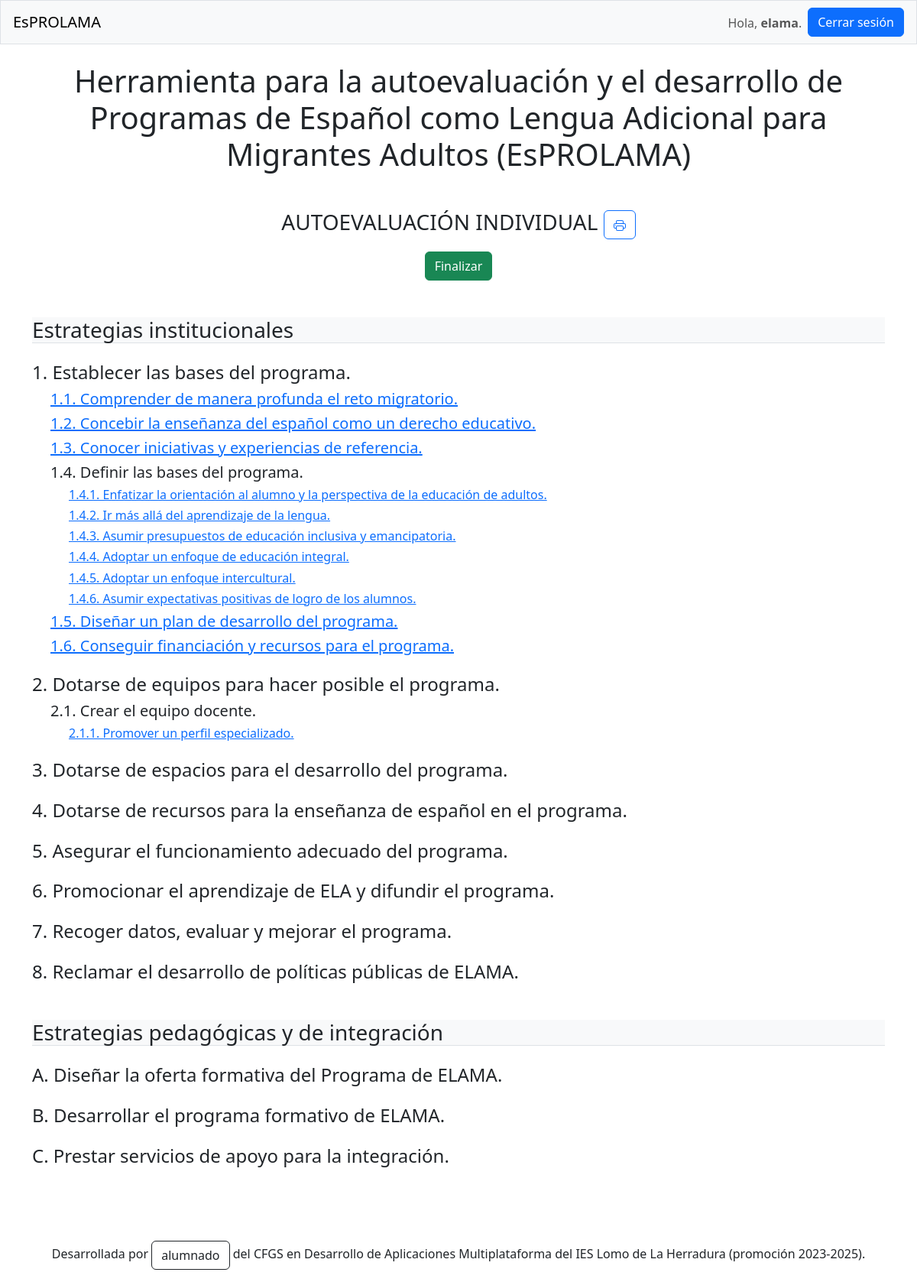
Screenshot of /individual/1/ (signed in) with the database file from the repository.
### elama/models.py (models this page shows)
class Estrategia(models.Model):
    titulo = models.CharField(max_length=200)
    def __str__(self):
        return self.titulo

class Principio(models.Model):
    estrategia = models.ForeignKey(Estrategia, on_delete=models.CASCADE)
    titulo = models.CharField(max_length=200)
    def __str__(self):
        return self.titulo

class Descriptor(models.Model):
    principio = models.ForeignKey(Principio, on_delete=models.CASCADE)
    titulo = models.CharField(max_length=200)
    contenido_html = models.TextField(blank=True, null=True)
    descriptor_padre = models.ForeignKey('self', on_delete=models.CASCADE, blank=True, null=True)
    class Meta:
        verbose_name_plural = 'descriptores'
    def __str__(self):
        return self.titulo

### elama/views.py (the view)
# urls.py: path('individual/<int:id_autoevaluacion>/', views.individual, name='individual'),
@login_required
def individual(request, id_autoevaluacion):
    estrategias = Estrategia.objects.order_by('titulo')
    principios = Principio.objects.order_by('titulo')
    descriptores = Descriptor.objects.order_by('titulo')
    autoevaluacion = Autoevaluacion.objects.get(pk=id_autoevaluacion)
    volcados_autoevaluacion = Volcado.objects.filter(autoevaluacion__id=id_autoevaluacion).values_list('descriptor')
    v_a = [id[0] for id in volcados_autoevaluacion]
    context = {'estrategias': estrategias, 'principios': principios, 'descriptores': descriptores,
               'autoevaluacion': autoevaluacion, 'volcados_autoevaluacion': v_a}
    return render(request, 'elama/individual.html', context)

### elama/templates/elama/individual.html (shortened to what this page needs)
{% extends "elama/base.html"  %}
{% load django_bootstrap5 %}
{% block content %}
    <h1 class="text-center">
        Herramienta para la autoevaluación y el desarrollo de Programas de Español como Lengua Adicional para
        Migrantes Adultos (EsPROLAMA)
    </h1>
    <h3 class="mt-5 text-center">
        AUTOEVALUACIÓN INDIVIDUAL
        <a href="" class="btn btn-outline-primary">
        </a>
    </h3>
    {% if autoevaluacion.finalizada %}
        <h6 class="text-center text-danger">FINALIZADA</h6>
    {% else %}
        <p class="text-center">
            <a class="btn btn-success mt-2 {% if autoevaluacion.finalizada %} disabled {% endif %}"
               href="" data-bs-toggle="modal" data-bs-target="#finalizarModal">Finalizar</a>
        </p>
    {% endif %}
    {% for e in estrategias %}
        <h3 class="bg-light border-bottom mt-5">{{ e }}</h3>
        {% for p in principios %}
            {% if p.estrategia.id == e.id %}
                <h4 class="mt-4">{{ p }}</h4>
                {% for d in descriptores %}
                    {% if d.principio.id == p.id %}
                        {% if not d.descriptor_padre %}
                            <h5 class="mt-2 ps-4">
                                {% if d.contenido_html %}
                                    <a href="{% url 'elama:volcar-autoevaluacion' autoevaluacion.id d.id %}">{{ d }}</a>
                                {% else %}
                                    {{ d }}
                                {% endif %}
                            </h5>
                        {% else %}
                            <h6 class="mt-2 ps-5">
                                {% if d.contenido_html %}
                                    <a href="{% url 'elama:volcar-autoevaluacion' autoevaluacion.id d.id %}">{{ d }}</a>
                                {% else %}
                                    {{ d }}
                                {% endif %}
                            </h6>
                        {% endif %}
                    {% endif %}
                {% endfor %}
            {% endif %}
        {% endfor %}
    {% endfor %}
{% endblock content %}

### elama/templates/elama/base.html (shortened to what this page needs)
{% load django_bootstrap5 %}
<!DOCTYPE html>
<html lang="en">
    <head>
        {% bootstrap_css %}
    </head>
    <body>
        <nav class="navbar navbar-expand-md navbar-light bg-light px-3 mb-4 border">
            {% if user.is_authenticated %}
                <a class="navbar-brand" href="{% url 'elama:main' %}">EsPROLAMA</a>
            {% else %}
                <a class="navbar-brand" href="{% url 'elama:login' %}">EsPROLAMA</a>
            {% endif %}
            <div class="collapse navbar-collapse" id="navbarCollapse">
                <ul class="navbar-nav ms-auto">
                    {% if user.is_authenticated %}
                        <li class="nav-item mt-2">
                            <span class="navbar-text">Hola, <span style="font-weight: bold">{{ user.username }}</span>.</span>
                        </li>
                        <li class="nav-item">
                            <form action="{% url 'users:logout' %}" method="post" class="form ms-2">
                                {% bootstrap_button button_type="submit" content="Cerrar sesión" %}
                            </form>
                        </li>
                    {% endif %}
                </ul>
            </div>
        </nav>
        <main role="main" class="container">
            {% block content %} {% endblock content %}
        </main>
        <footer class="mt-5 pt-5">
            <p class="text-center">
                Desarrollada por <a class="btn btn-outline-dark" href="" data-bs-toggle="modal" data-bs-target="#equipoModal">
                alumnado</a> del CFGS en Desarrollo de Aplicaciones Multiplataforma del IES Lomo de La Herradura
                (promoción 2023-2025).
            </p>
        </footer>
    </body>
</html>

### rows the page displays
Estrategia: titulo "Estrategias institucionales"
Principio: titulo "1. Establecer las bases del programa."
Descriptor: titulo "1.1. Comprender de manera profunda el reto migratorio."
Descriptor: titulo "1.2. Concebir la enseñanza del español como un derecho educativo."
Descriptor: titulo "1.3. Conocer iniciativas y experiencias de referencia."
Descriptor: titulo "1.4. Definir las bases del programa."
Descriptor: titulo "1.4.1. Enfatizar la orientación al alumno y la perspectiva de la educación de adultos."
Descriptor: titulo "1.4.2. Ir más allá del aprendizaje de la lengua."
Descriptor: titulo "1.4.3. Asumir presupuestos de educación inclusiva y emancipatoria."
Descriptor: titulo "1.4.4. Adoptar un enfoque de educación integral."
Descriptor: titulo "1.4.5. Adoptar un enfoque intercultural."
Descriptor: titulo "1.4.6. Asumir expectativas positivas de logro de los alumnos."
Descriptor: titulo "1.5. Diseñar un plan de desarrollo del programa."
Descriptor: titulo "1.6. Conseguir financiación y recursos para el programa."
Principio: titulo "2. Dotarse de equipos para hacer posible el programa."
Descriptor: titulo "2.1. Crear el equipo docente."
Descriptor: titulo "2.1.1. Promover un perfil especializado."
Principio: titulo "3. Dotarse de espacios para el desarrollo del programa."
Principio: titulo "4. Dotarse de recursos para la enseñanza de español en el programa."
Principio: titulo "5. Asegurar el funcionamiento adecuado del programa."
Principio: titulo "6. Promocionar el aprendizaje de ELA y difundir el programa."
Principio: titulo "7. Recoger datos, evaluar y mejorar el programa."
Principio: titulo "8. Reclamar el desarrollo de políticas públicas de ELAMA."
Estrategia: titulo "Estrategias pedagógicas y de integración"
Principio: titulo "A. Diseñar la oferta formativa del Programa de ELAMA."
Principio: titulo "B. Desarrollar el programa formativo de ELAMA."
Principio: titulo "C. Prestar servicios de apoyo para la integración."

### other values shown
{{ user.username }} "elama"
